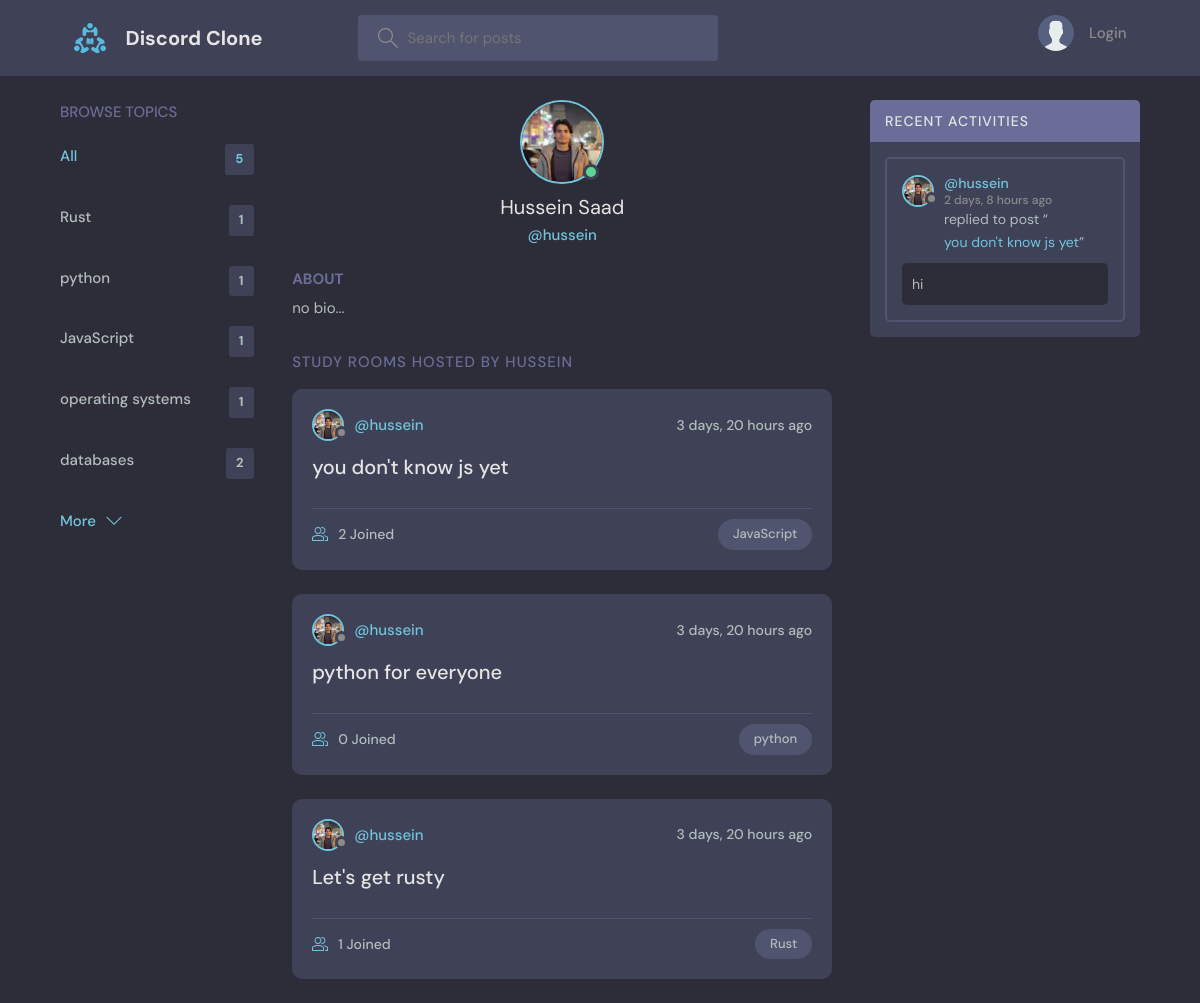
/profile/2/, run on an earlier commit of the app's database.
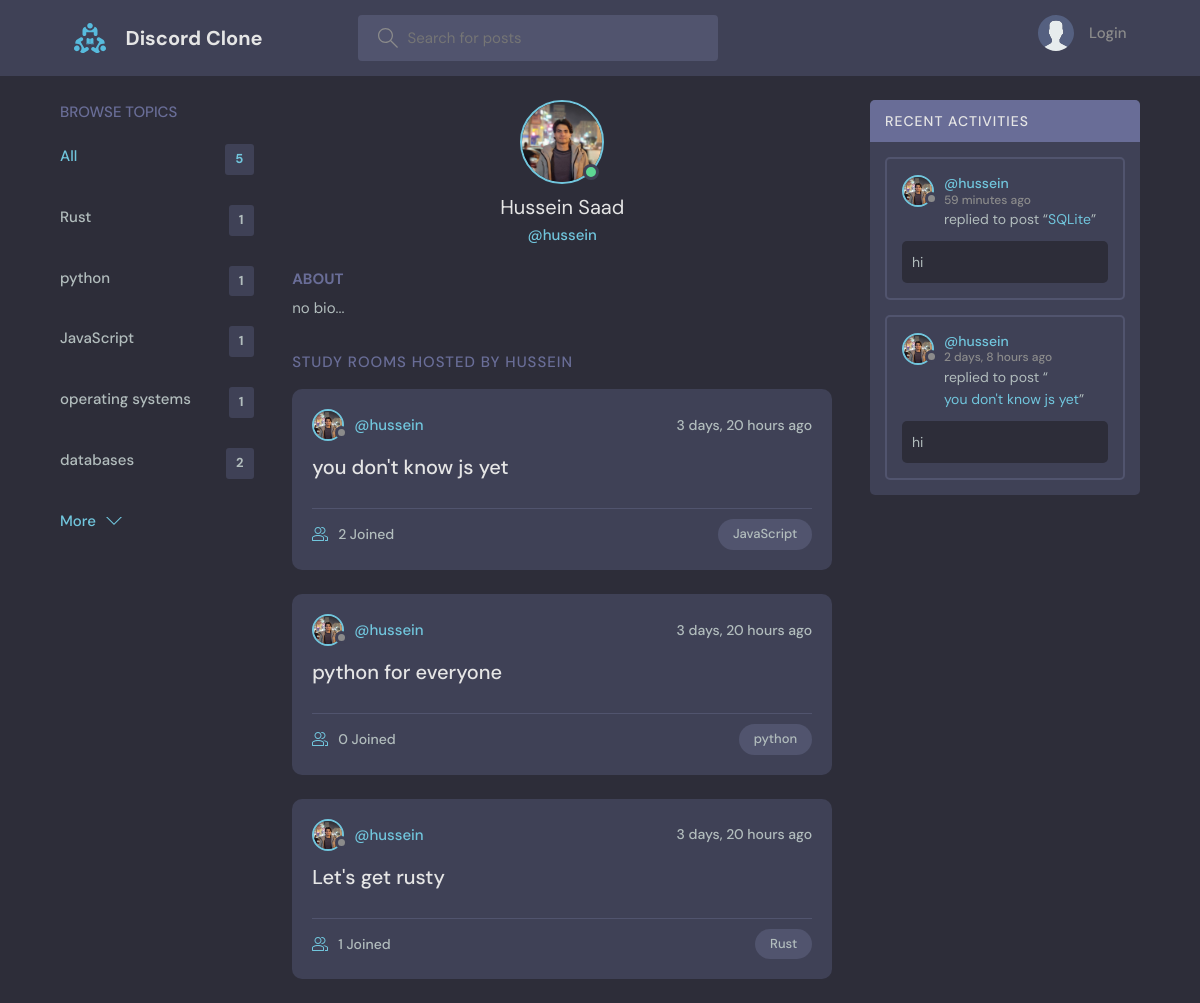
And on a later commit of the database.
### base/models.py (models this page shows, shortened)
class Topic(models.Model):
    name = models.CharField(max_length=100)

class User(AbstractUser):
    name = models.CharField(max_length=50, null=True)
    email = models.EmailField(unique=True)
    bio = models.TextField(default='no bio...',null=True)
    avatar = models.ImageField(null=True,default='avatar.svg')
    USERNAME_FIELD = 'email'
    REQUIRED_FIELDS = []

class Room(models.Model):
    name = models.CharField(max_length=100)
    description = models.TextField(null=True, blank=True)
    created_at = models.DateTimeField(auto_now_add=True)
    updated_at = models.DateTimeField(auto_now=True)
    host = models.ForeignKey(User,null=True,on_delete=models.SET_NULL)
    topic = models.ForeignKey(Topic,null=True,on_delete=models.SET_NULL)
    participants = models.ManyToManyField(User, related_name='participants')
    class Meta:
        ordering = ['-created_at', '-updated_at']
    def __str__(self):
        return self.name

class Message(models.Model):
    body = models.CharField(max_length=200)
    created_at = models.DateTimeField(auto_now_add=True)
    updated_at = models.DateTimeField(auto_now=True)
    user = models.ForeignKey(User,on_delete=models.CASCADE)
    room = models.ForeignKey(Room,on_delete=models.CASCADE)
    class Meta:
        ordering = ['-created_at', '-updated_at']

### base/views.py (the view)
# urls.py: path('profile/<str:id>/',views.user_profile,name='profile'),
def user_profile(request,id):
    user = User.objects.get(id=id)
    rooms = user.room_set.all()
    room_messages = user.message_set.all()
    topics = Topic.objects.all()
    context = {
        'user': user,
        'rooms': rooms,
        'room_messages': room_messages,
        'topics': topics,
    }
    return render(request, 'base/profile.html',context)

### base/templates/base/profile.html (shortened to what this page needs)
{% extends 'base.html' %}
{% block content %}
<main class="profile-page layout layout--3">
  <div class="container">
    {% include 'base/topics_component.html' %}
    <div class="roomList">
      <div class="profile">
        <div class="profile__avatar">
          <div class="avatar avatar--large active">
            <img src="{{user.avatar.url}}" />
          </div>
        </div>
        <div class="profile__info">
          <h3>{{user.name}}</h3>
          <p>@{{user.username}}</p>
        </div>
        <div class="profile__about">
          <h3>About</h3>
          <p>
            {{user.bio}}
          </p>
        </div>
      </div>
      <div class="roomList__header">
        <div>
          <h2>Study Rooms Hosted by {{user.username}}</a>
          </h2>
        </div>
      </div>
      {% include 'base/feed_component.html' %}
    </div>
    {% include 'base/activity_component.html' %}
  </div>
</main>
{% endblock content %}

### templates/base.html (shortened to what this page needs)
<!DOCTYPE html>
{% load static %}
<html lang="en">
  <head>
    <link rel="stylesheet" href="{% static 'styles/style.css' %}" />
  </head>
  <body>
    {% include 'navbar.html' %}  {% block content %} {% endblock %}
  </body>
</html>

### templates/navbar.html (shortened to what this page needs)
{% load static %}
<header class="header header--loggedIn">
    <div class="container">
        <a href="{% url 'home' %}" class="header__logo">
            <img src="{% static 'images/logo.svg' %}" />
            <h1>Discord Clone</h1>
        </a>
        <form class="header__search" method="GET" action="{% url 'home' %}">
            <label>
                <input name="q" placeholder="Search for posts" />
            </label>
        </form>
        <nav class="header__menu">
            {% if request.user.is_authenticated %}
            <div class="header__user">
                <a href="{% url 'user_update' %}">
                     <div class="avatar avatar--medium active">
                        <img src="{{request.user.avatar.url}}" />
                    </div>
                    <p>{{request.user.username}} <span>@{{request.user.username}}</span></p>
                </a>
                <button class="dropdown-button">
                    <svg version="1.1" xmlns="http://www.w3.org/2000/svg" width="32" height="32" viewBox="0 0 32 32">
                        <title>chevron-down</title>
                        <path d="M16 21l-13-13h-3l16 16 16-16h-3l-13 13z"></path>
                    </svg>
                </button>
            </div>
            {% else %}
            <a href="{% url 'login' %}">
                <img src="{% static 'images/avatar.svg' %}" />
                <p>Login</p>
            </a>
            {% endif %}
        </nav>
    </div>
</header>

### base/templates/base/topics_component.html
<div class="topics">
  <div class="topics__header">
      <h2>Browse Topics</h2>
  </div>
  <ul class="topics__list">
      <li>
          <a href="{% url 'home' %}" class="active">All <span>{{topics.count}}</span></a>
      </li>
      {% for topic in topics %}
      <li>
          <a href="{% url 'home' %}?q={{topic.name}}">{{topic.name}}<span>{{topic.room_set.all.count}}</span></a>
      </li>
      {% endfor %}
  </ul>
  <a class="btn btn--link" href="{% url 'topics' %}">
      More
      <svg version="1.1" xmlns="http://www.w3.org/2000/svg" width="32" height="32" viewBox="0 0 32 32">
          <title>chevron-down</title>
          <path d="M16 21l-13-13h-3l16 16 16-16h-3l-13 13z"></path>
      </svg>
  </a>
</div>

### base/templates/base/feed_component.html (shortened to what this page needs)
{% for room in rooms %}
<div class="roomListRoom">
    <div class="roomListRoom__header">
        <a href="{% url 'profile' room.host.id %}" class="roomListRoom__author">
            <div class="avatar avatar--small">
                <img src="{{room.host.avatar.url}}" />
            </div>
            <span>@{{room.host.username}}</span>
        </a>
        <div class="roomListRoom__actions">
            <span>{{room.created_at|timesince}} ago</span>
        </div>
    </div>
    <div class="roomListRoom__content">
        <a href="{% url 'room' room.id %}">{{room.name}}</a>
    </div>
    <div class="roomListRoom__meta">
        <a href="{% url 'room' room.id %}" class="roomListRoom__joined">
            {{room.participants.all.count}} Joined
        </a>
        <p class="roomListRoom__topic">{{room.topic.name}}</p>
    </div>
</div>
{% endfor %}

### base/templates/base/activity_component.html (shortened to what this page needs)
<div class="activities">
  <div class="activities__header">
      <h2>Recent Activities</h2>
  </div>
  {% for message in room_messages %}
  <div class="activities__box">
      <div class="activities__boxHeader roomListRoom__header">
          <a href="{% url 'profile' message.user.id %}" class="roomListRoom__author">
              <div class="avatar avatar--small">
                  <img src="{{message.user.avatar.url}}" />
              </div>
              <p>
                  @{{message.user.username}}
                  <span>{{message.created_at|timesince}} ago</span>
              </p>
          </a>
      </div>
      <div class="activities__boxContent">
          <p>replied to post “<a href="{% url 'room' message.room.id %}">{{message.room}}</a>”</p>
          <div class="activities__boxRoomContent">{{message.body}}</div>
      </div>
  </div>
  {% endfor %}
</div>

What changed in the data, as far as the page shows it:
added Message: user.avatar (picture), user.username "hussein", created_at "59 minutes", room "SQLite", body "hi"
